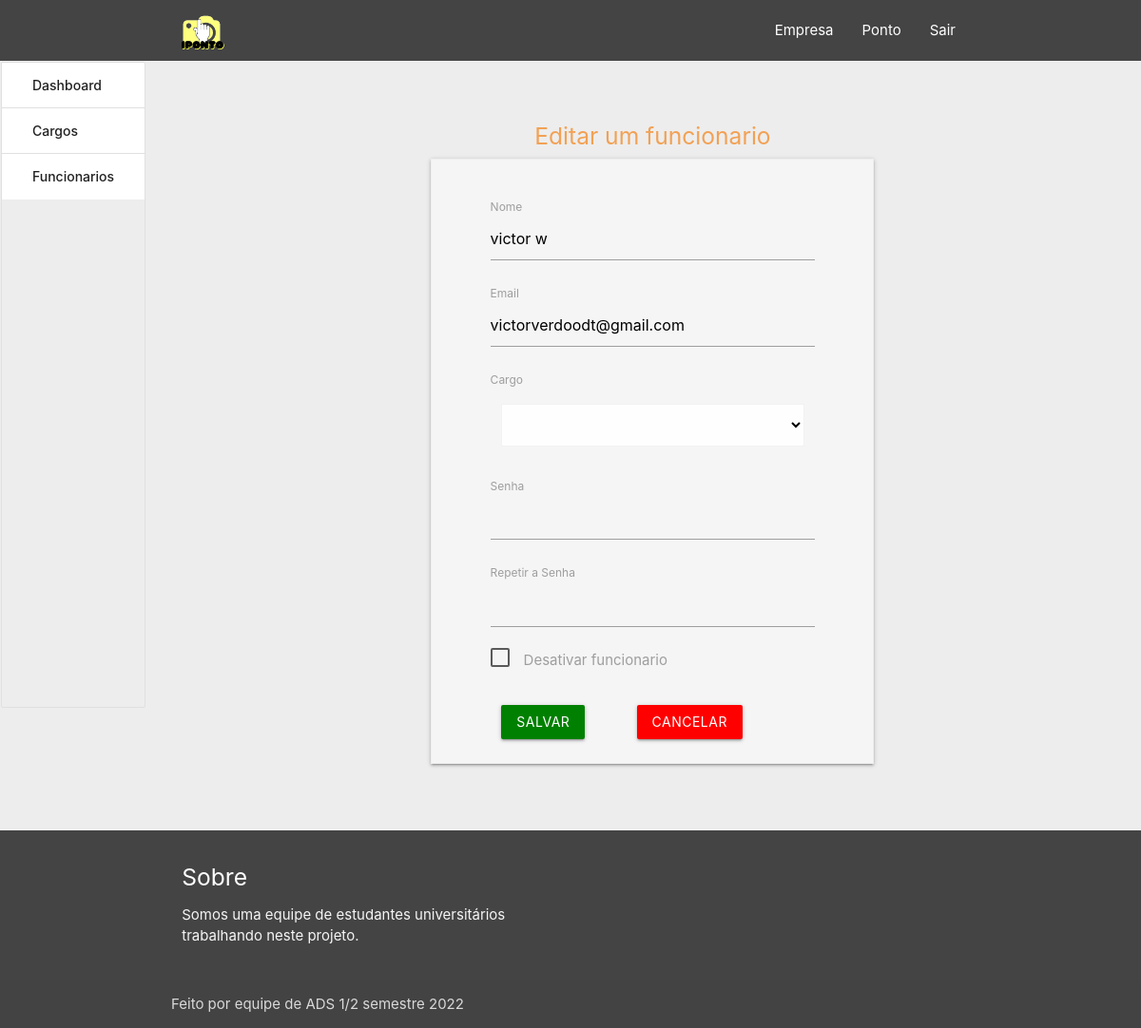
Before: /funcionario/1/editar (signed in) with the older database file.
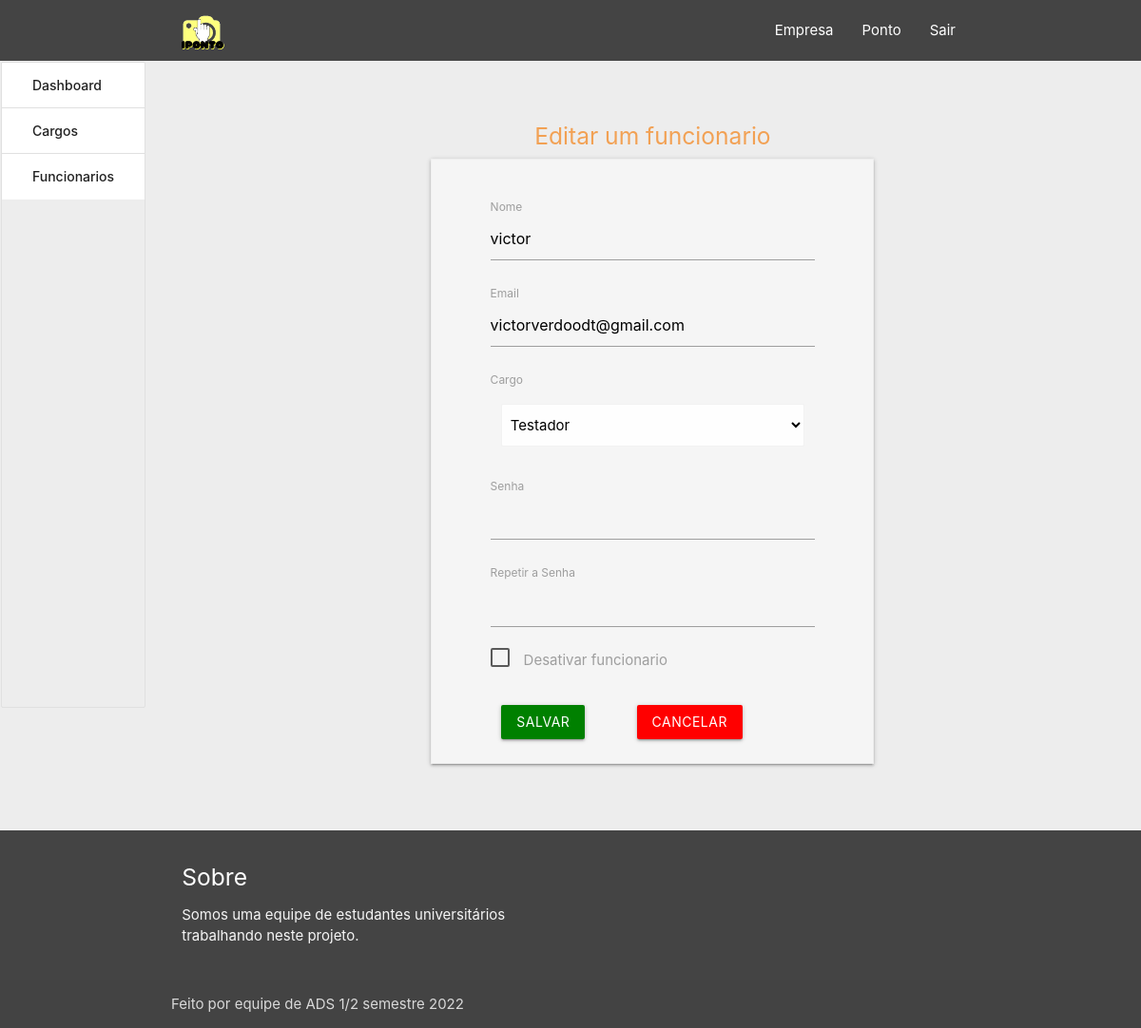
After: the same page with the newer database file.
### app/models/funcionario.py (models this page shows, shortened)
class Funcionario(db.Model):
    __table_args__ = (
        db.UniqueConstraint('id_funcionario', 'cpf', 'id_empresa', name='unique_funcionario'),
    )
    id_funcionario = db.Column(db.Integer, primary_key=True, autoincrement=True)
    nome = db.Column(db.String(40), nullable=False)
    cpf = db.Column(db.String(11), nullable=False)
    email = db.Column(db.String(40), nullable=False)
    senha = db.Column(db.String(20), nullable=False)
    id_cargo = db.Column(db.Integer, db.ForeignKey('cargo.id_cargo'), nullable=False)
    id_empresa = db.Column(db.Integer, db.ForeignKey('empresa.id_empresa'), nullable=False)
    data_criacao = db.Column(db.DateTime, default=datetime.datetime.now())
    id_status = db.Column(db.Integer)
    empresas = db.relationship('Empresa', back_populates='funcionarios')
    cargo = db.relationship('Cargo', backref='funcionarios', lazy=True)
    funcionario_ponto = db.relationship('Funcionario_ponto', backref='funcionario', lazy=True)

### app/routes.py (the view)
@app.route('/funcionario/<id>/editar', methods=['GET', 'POST'])
@helper.token_required
def editar_funcionario(current_user, id):
    if current_user[1] == 0:
        logado = helper.token_validate(request)
        form = FuncionarioEdiar()
        if request.method == 'GET':
            countries_list = [(i.id_cargo, i.titulo) for i in cargo.cargo_by_id_empresa(current_user[0].id_empresa)]
            form.idCargo.choices = countries_list
            funci = funcionario.funcionario_by_id(id)
            if funci:
                form.senha.data = ""
                form.nome.data = funci.nome
                form.idCargo.data = funci.id_cargo
                form.cpf.data = funci.cpf
                form.email.data = funci.email
        if request.method == 'POST':
            funci = funcionario.funcionario_by_id(id)
            if funci:
                form.cpf.data = funci.cpf
            return funcionario.update_funcionario(form)
        return render_template('editar_funcionario.html', form=form, error=None, logado=logado, id=id,
                               title="Editar funcionario")
    return redirect('/detalhes')

### app/forms/editar_funcionario.py
class FuncionarioEdiar(FlaskForm):
    nome = StringField(
        'Nome',
        [
            DataRequired()
        ]
    )
    cpf = StringField(
        'CPF',
        [
            DataRequired()
        ]
    )
    email = StringField(
        'Email',
        [
            Email(message='Not a valid email address.'),
            DataRequired()
        ]
    )
    idCargo = SelectField(
        'Cargo',
        [
            DataRequired()
        ],
        choices=[],
        coerce=int
    )
    senha = PasswordField(
        'Senha'
    )
    confirmSenha = PasswordField(
        'Repetir a Senha',
        [
            EqualTo('senha', message='Passwords must match.')
        ]
    )
    desabilitado = BooleanField(
        'Desabilitar'
    )
    submit = SubmitField('Salvar')

### app/views/cargo.py (called while the page is built)
def cargo_by_id_empresa(id_empresa):
    try:
        return Cargo.query.filter(Cargo.id_empresa == id_empresa).filter(Cargo.id_status == 1).all()
    except:
        return None

### app/views/empresa.py (called while the page is built)
def empresa_by_cnpj(cnpj):
    try:
        return Empresa.query.filter(Empresa.cnpj == cnpj).one()
    except:
        return None

### app/templates/editar_funcionario.html (shortened to what this page needs)
{% extends "detalhe_layout.html" %}
{% block empresa %}
<div style="display: inline-flex;flex-direction: column;align-items: center; padding: 25px;">
    <h5 style="color: #F2A154;">Editar um funcionario</h5>
    <div class="z-depth-1 grey lighten-4 row" style="display: inline-block; padding: 32px 48px 0px 48px; border: 1px solid #EEE;">
        <form method="POST" action="/funcionario/{{ id }}/editar">
            <fieldset class="form-field" style="border: 0; text-align: left;">
                {{ form.nome.label }}
                {{ form.nome }}
            </fieldset>
            <fieldset class="form-field" style="border: 0; text-align: left;">
                {{ form.email.label }}
                {{ form.email }}
            </fieldset>
            <fieldset class="form-field" style="border: 0; text-align: left;">
                {{ form.idCargo.label(style="margin: 0px") }}
                <div class="input-field col s12">
                    {{ form.idCargo(style="display: block;width: 100%;") }}
                </div>
            </fieldset>
            <fieldset class="form-field" style="border: 0; text-align: left;">
                {{ form.senha.label }}
                {{ form.senha }}
            </fieldset>
            <fieldset class="form-field" style="border: 0; text-align: left;">
                {{ form.confirmSenha.label }}
                {{ form.confirmSenha }}
            </fieldset>
            <fieldset class="form-field" style="border: 0; text-align: left;">
                <label>
                    <span>Desativar funcionario</span>
                </label>
            </fieldset>
            <button class="btn waves-effect waves-light" type="submit" id="enviar" style="margin: 25px;background-color: green;">Salvar</button>
            <a href="/funcionarios"><button class="btn waves-effect waves-light" type="button" style="margin: 25px;background-color: red">Cancelar</button></a>
        </form>
    </div>
</div>
{% endblock %}

Changed rows visible on the page:
changed Funcionario "victorverdoodt@gmail.com": nome "victor w" → "victor"
Other visible differences:
form field idCargo: (not shown) → "Testador"
